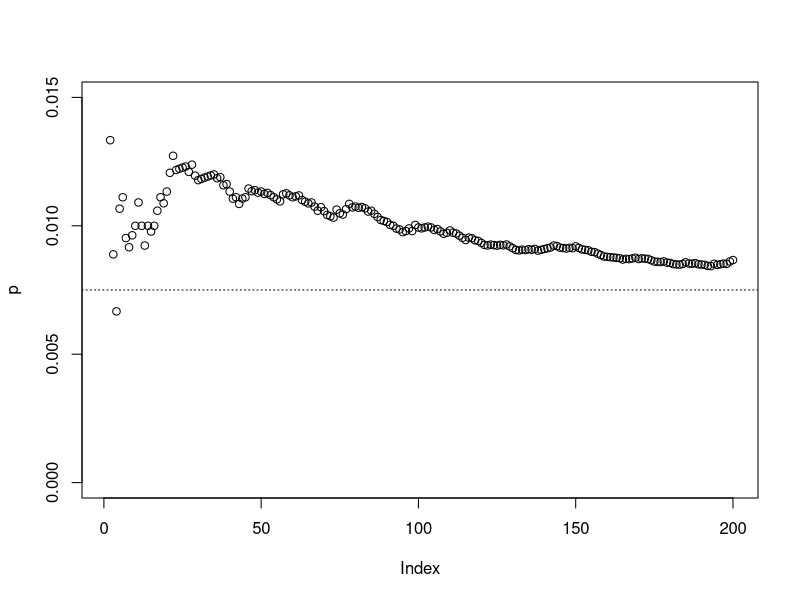

R code for this plot:
#model of a 1-lattice with k=reach, as in Duncan J. Watts, Small Worlds: The Dynamics of Networks between Order and Randomness

#country population
pop <- 10000000

r <- rep(0,pop)

#True ratio  of infection
P <- 0.0075

inf <- floor(P*pop)

#get unique places
selection <- sample(pop,inf)

#place them all
for (i in selection)
{
    r[i]<-1
}
P <- sum(r)/pop

#reach of each response in survey
reach<-150

resp <- 200

answ <- rep(0,resp)
p <- rep(0,resp)
for (j in 1:resp)
{
    x<-sample(pop,1)
    hits<-0
    for (k in 0:(reach-1))
    {
        hits<-hits+r[((x-1+k) %% pop)+1]
    }
    answ[j]<-hits
    p[j]<-sum(head(answ,j))/(j*reach)
}

plot(p,ylim=c(0,P*2))
abline(h=P,lty="dotted")
